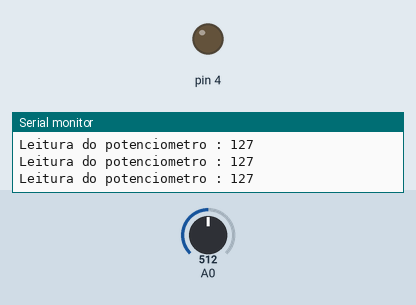
Bench run of a sketch on a simulated Arduino Uno, built with avr-gcc and run on an emulated ATmega328P. Shown: output pins drawn as LEDs (lit = HIGH), the last lines printed to the serial monitor. Inputs (shaded band) come from the test bench; at power-on: A0 = 512.

Above: at 1.2 s.
1.3 s: A0 set to 523
At 2.1 s:
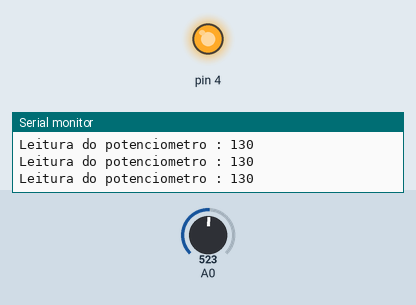
2.8 s: A0 set to 511
At 3.2 s:
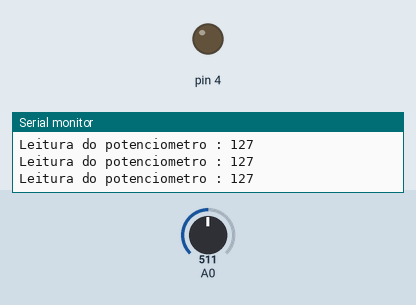
5.8 s: A0 set to 716
At 6.5 s:
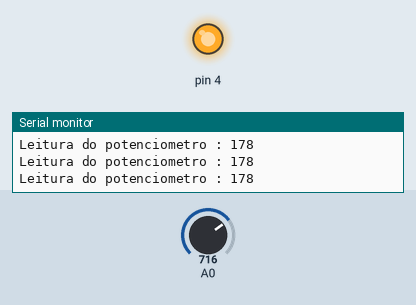
Timing chart, 0 to 8.8 s (numbered marks = the images above; inputs shaded):
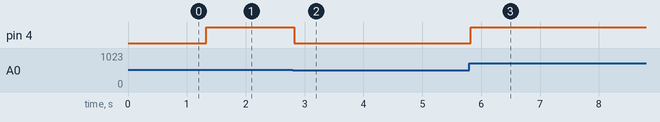

The sketch:

potenciometro.ino
```cpp
// O projeto simplesmente faz a leitura de um potenciometro e escreve o resultado na Serial

int leitura = 0 ;

void setup()
{
  Serial.begin(9600);
  pinMode(A0 , INPUT);
  pinMode (4 , OUTPUT );
}

void loop()
{
  leitura = analogRead (A0) ;
  leitura = map(leitura,0,1023,0,255);
  analogWrite(4,leitura);
  Serial.print("Leitura do potenciometro : ");
  Serial.println(leitura);
}
```

Measured:
- the behaviour switches between 513 and 514 on A0 (found by bisection; images 0 and 1)
- after the input at 1.3 s, pin 4: LOW → HIGH at once
- after the input at 2.8 s, pin 4: HIGH → LOW at once
- after the input at 5.8 s, pin 4: LOW → HIGH at once
